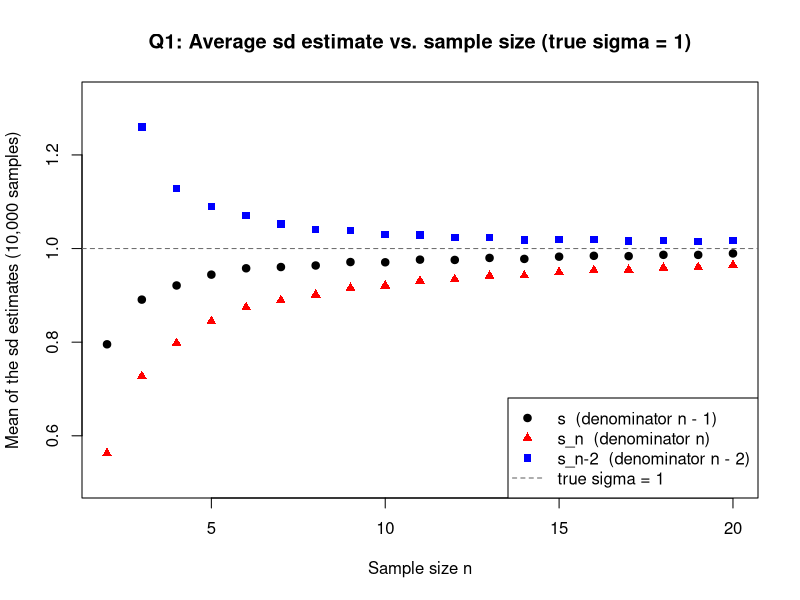
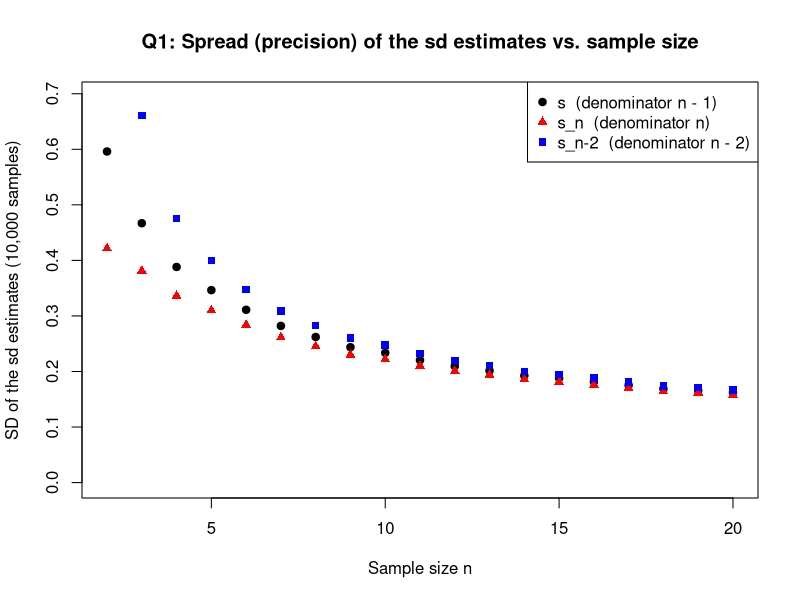

The R source for these figures, in order: (Note: this script raises an error after producing the figures.)
## ---- chunk 1
# Global chunk options: show all code and its output, do not hide warnings.
# (Warnings that DO appear are discussed where they occur — see Question 1,
#  where the n - 2 estimator is undefined for a sample of size 2.)
knitr::opts_chunk$set(echo = TRUE, warning = TRUE, fig.width = 7,
                      fig.height = 5)
## ---- chunk 2
# ---------------------------------------------------------------------------
# sd.with.n(x): standard-deviation estimator with denominator n.
#   This is sqrt(S_n^2) from Notes Part 1, Eq. (5) — the "biased" estimator:
#   the sample is treated as if it were the whole population.
#   Arguments: x = one numeric sample (a vector of length n).
#   Returns:   one number, the n-denominator estimate of sigma.
# ---------------------------------------------------------------------------
sd.with.n <- function(x) {
  n <- length(x)                       # sample size of THIS sample
  sqrt(sum((x - mean(x))^2) / n)       # sum of squared deviations / n, rooted
}

# ---------------------------------------------------------------------------
# sd.with.n2(x): standard-deviation estimator with denominator n - 2.
#   Same numerator, denominator two smaller than the classical n - 1.
#   EDGE CASE (n = 2): the denominator is 0, so this estimator is UNDEFINED
#   for the smallest sample size in the study. Rather than letting R return
#   Inf (which would poison every mean, spread and plot axis downstream),
#   the function returns NA for n < 3, and every summary below is computed
#   with na.rm = TRUE. The n = 2 row of the results table is therefore
#   blank for this estimator, and its plotted curve starts at n = 3.
#   This is itself part of the answer: an estimator that does not even
#   exist at n = 2 is already at a disadvantage.
# ---------------------------------------------------------------------------
sd.with.n2 <- function(x) {
  n <- length(x)                       # sample size of THIS sample
  if (n < 3) return(NA_real_)          # denominator n - 2 would be <= 0
  sqrt(sum((x - mean(x))^2) / (n - 2)) # sum of squared deviations / (n-2)
}
## ---- chunk 3
#### Set up looping numbers ####
##################################
max.sample.size <- 20
n.sim <- 10000  # number of re-samplings we are going to run for each sample size

#### Set up matrices to save data. ####
# Rows    = one row per re-sampling (n.sim rows).
# Columns = one column per sample size; column j holds the results for
#           samples of size j, so columns 2..20 are used and column 1
#           simply stays NA (there is no sample of size 1 in this study).
sd.ori <- matrix(NA_real_, nrow = n.sim, ncol = max.sample.size) # classical sd, n-1
sd.n   <- matrix(NA_real_, nrow = n.sim, ncol = max.sample.size) # alternative, n
sd.n.2 <- matrix(NA_real_, nrow = n.sim, ncol = max.sample.size) # alternative, n-2

set.seed(111)  # reproducible "random" numbers (Notes Part 1, Section 6)

#### Perform computations in a loop ####
########################################
for (sample.size in 2:max.sample.size) {      # outer loop: sample size n
  for (i.sim in 1:n.sim) {                    # inner loop: re-sampling number
    # Draw ONE new random sample of size sample.size from the normal
    # distribution with mean 0 and sd 1 — the known truth is sigma = 1.
    x <- rnorm(sample.size, mean = 0, sd = 1)

    # (a) The "classical" sd of this sample (denominator n - 1, built-in sd()).
    x.sd <- sd(x)
    sd.ori[i.sim, sample.size] <- x.sd        # save it where it belongs in sd.ori

    # (b) The first modified estimator (denominator n), SAME sample x.
    sd.n[i.sim, sample.size] <- sd.with.n(x)  # save it where it belongs in sd.n

    # (c) The second modified estimator (denominator n - 2), SAME sample x.
    #     Returns NA when sample.size == 2 (see the function's edge case).
    sd.n.2[i.sim, sample.size] <- sd.with.n2(x)
  }
}
## ---- chunk 4
# The sample sizes actually studied, used as row labels / plot x-values.
sizes <- 2:max.sample.size

# MEAN of each estimator across the 10,000 re-samplings, per sample size.
# If an estimator is "aimed at" sigma = 1, its mean should sit at 1.
mean.ori <- apply(sd.ori[, sizes], 2, mean)                  # classical, n-1
mean.n   <- apply(sd.n[,   sizes], 2, mean)                  # alternative, n
mean.n2  <- apply(sd.n.2[, sizes], 2, mean, na.rm = TRUE)    # alternative, n-2
mean.n2[is.nan(mean.n2)] <- NA_real_  # n = 2 column is entirely NA (estimator
                                      # undefined there); display NA, not NaN

# SPREAD (standard deviation) of each estimator across the re-samplings.
# This measures precision: how much the estimate wobbles from sample to
# sample of the same size. Smaller spread = more trustworthy single estimate.
spread.ori <- apply(sd.ori[, sizes], 2, sd)                  # classical, n-1
spread.n   <- apply(sd.n[,   sizes], 2, sd)                  # alternative, n
spread.n2  <- apply(sd.n.2[, sizes], 2, sd, na.rm = TRUE)    # alternative, n-2

# Put the summaries in one table so the numbers behind the plots are visible.
q1.table <- data.frame(
  n            = sizes,
  mean_s       = round(mean.ori, 3),   # mean of classical estimator
  mean_s_n     = round(mean.n,   3),   # mean of n-denominator estimator
  mean_s_n2    = round(mean.n2,  3),   # mean of (n-2)-denominator estimator
  spread_s     = round(spread.ori, 3), # spread of classical estimator
  spread_s_n   = round(spread.n,   3), # spread of n-denominator estimator
  spread_s_n2  = round(spread.n2,  3)  # spread of (n-2)-denominator estimator
)
q1.table
## ---- chunk 5
# ---- Panel 1: MEAN of each estimator vs. sample size ----------------------
# Blank plot sized to fit all three series (ylim is set from ALL three
# means: the n-2 series rises above 1 at small n and would be clipped by
# an axis sized on the classical series alone). The dashed line marks
# the truth, sigma = 1, that every estimator is trying to recover.
plot(sizes, mean.ori, type = "n",
     ylim = c(0.5, max(mean.n2, na.rm = TRUE) * 1.05),
     xlab = "Sample size n", ylab = "Mean of the sd estimates (10,000 samples)",
     main = "Q1: Average sd estimate vs. sample size (true sigma = 1)")
abline(h = 1, lty = 2, col = "grey40")            # the true value, sigma = 1
points(sizes, mean.ori, pch = 19, col = "black")  # classical s (n - 1)
points(sizes, mean.n,   pch = 17, col = "red")    # s with denominator n
points(sizes, mean.n2,  pch = 15, col = "blue")   # s with denominator n - 2
legend("bottomright",
       legend = c("s  (denominator n - 1)", "s_n  (denominator n)",
                  "s_n-2  (denominator n - 2)", "true sigma = 1"),
       pch = c(19, 17, 15, NA), lty = c(NA, NA, NA, 2),
       col = c("black", "red", "blue", "grey40"))
## ---- chunk 6
# ---- Panel 2: SPREAD of each estimator vs. sample size --------------------
# Same construction: blank plot first (ylim again sized on all three
# series, since the n-2 estimator wobbles most), then one points()
# series per estimator. There is no single "true" spread to mark — the
# question here is how fast each estimator's wobble shrinks as n grows,
# and which wobbles most.
plot(sizes, spread.ori, type = "n",
     ylim = c(0, max(spread.n2, na.rm = TRUE) * 1.05),
     xlab = "Sample size n", ylab = "SD of the sd estimates (10,000 samples)",
     main = "Q1: Spread (precision) of the sd estimates vs. sample size")
points(sizes, spread.ori, pch = 19, col = "black")  # classical s (n - 1)
points(sizes, spread.n,   pch = 17, col = "red")    # s with denominator n
points(sizes, spread.n2,  pch = 15, col = "blue")   # s with denominator n - 2
legend("topright",
       legend = c("s  (denominator n - 1)", "s_n  (denominator n)",
                  "s_n-2  (denominator n - 2)"),
       pch = c(19, 17, 15), col = c("black", "red", "blue"))
## ---- chunk 7
set.seed(222)  # reproducible draws (Notes Part 1, Section 6)

# The one common underlying distribution: mean 2, variance 3.
mu.true    <- 2
sigma.true <- sqrt(3)   # variance = 3  =>  sd = sqrt(3)

# First sample sizes, as suggested in the prompt.
n1 <- 5
n2 <- 7

# Draw the two samples from the SAME distribution (null is true).
x1 <- rnorm(n1, mean = mu.true, sd = sigma.true)  # sample 1, size n1
x2 <- rnorm(n2, mean = mu.true, sd = sigma.true)  # sample 2, size n2
x1
x2

# Difference between the samples' means — the test statistic.
mean.diff.single <- mean(x1) - mean(x2)
mean.diff.single

# p-value of a (two-sided, default) t-test run on the same two samples.
# t.test() returns a list; $p.value is the element we need — the same
# access pattern as t.test(...)$p.value in Notes Part 2, Section 2 and
# in Week2 Script.R, Part 2, Code Chunks 4-5.
t.test(x1, x2)$p.value
## ---- chunk 8
# ---------------------------------------------------------------------------
# resample.study(n1, n2, n.sim, mu, sigma, seed)
#   Runs one complete Question-2 study at sample sizes n1 and n2.
#   Returns a list with the simulated differences of means (diff),
#   the t-test p-value for each resampling (t.p), the brute-force
#   p-value for each resampling (brute.p), and the sizes used.
# ---------------------------------------------------------------------------
resample.study <- function(n1, n2, n.sim = 10000,
                           mu = 2, sigma = sqrt(3), seed = 1) {
  set.seed(seed)  # each study is reproducible on its own

  ## Step 1: the resampling matrix — n.sim rows x (n1 + n2) columns.
  ## Every entry is an independent draw from the SAME normal
  ## distribution, so in every row both "samples" obey the null.
  sim.mat <- matrix(rnorm(n.sim * (n1 + n2), mean = mu, sd = sigma),
                    nrow = n.sim, ncol = n1 + n2) }

#   ## Step 2: difference between the means of sample 1 and sample 2
#   ## within one row x of the matrix (indexing as in the prompt outline).
#   mean.diff <- function(x) mean(x[1:n1]) - mean(x[(n1 + 1):(n1 + n2)])
# 
#   ## Step 3a: the difference in means for all rows of the matrix.
#   diff.sim <- apply(sim.mat, 1, mean.diff)
# 
#   ## Step 3b: the t-test p-value for all rows of the matrix.
#   ## A small local function runs the two-sided t-test on one row and
#   ## keeps only its p-value; apply() runs it on every row.
#   t.p.row <- function(x) t.test(x[1:n1], x[(n1 + 1):(n1 + n2)])$p.value
#   t.p.sim <- apply(sim.mat, 1, t.p.row)
# 
#   ## Step 4: the brute-force p-value of each difference, from its rank.
#   ## rank(-abs(diff)) is small exactly when |diff| is large (extreme);
#   ## dividing by the number of resamplings turns the rank into the
#   ## fraction of resamplings at least as extreme — a p-value obtained
#   ## without any t-distribution mathematics at all.
#   brute.p.sim <- rank(-abs(diff.sim)) / n.sim
# 
#   ## Hand everything back in one list.
#   list(n1 = n1, n2 = n2, diff = diff.sim,
#        t.p = t.p.sim, brute.p = brute.p.sim)
# }

# Run 1: the original small sample sizes, n1 = 5 and n2 = 7.
study.small <- resample.study(n1 = 5, n2 = 7, seed = 202)

# A few summary numbers for the small-sample study, used in the text:
# the centre and spread of the simulated differences, the fraction of
# t-tests that (incorrectly-looking) come out "significant" at 0.05,
# and two agreement measures between the two kinds of p-value.
summary.small <- c(
  mean.diff      = mean(study.small$diff),                 # should be ~ 0
  sd.diff        = sd(study.small$diff),                   # spread of diffs
  frac.t.sig     = mean(study.small$t.p < 0.05),           # should be ~ 0.05
  frac.brute.sig = mean(study.small$brute.p < 0.05),       # should be ~ 0.05
  cor.p          = cor(study.small$t.p, study.small$brute.p),
  mean.abs.diff.p = mean(abs(study.small$t.p - study.small$brute.p))
)
round(summary.small, 4)
## ---- chunk 9
# ---------------------------------------------------------------------------
# plot.study(study, label): draws panels (a)-(f) of the question for one
#   resample.study() result. study = the list returned by resample.study();
#   label = text identifying the sample sizes, used in the figure title.
# ---------------------------------------------------------------------------
plot.study <- function(study, label) {
  old.par <- par(mfrow = c(2, 3))  # 6 panels in one figure; restore after
  on.exit(par(old.par))

  # (a) Distribution of the differences observed in all the resamplings.
  hist(study$diff, breaks = 40,
       xlab = "Difference between the sample means",
       main = "(a) Differences of means")
  abline(v = 0, lty = 2, col = "red")  # differences centre on the null value 0

  # (b) Distribution of the t-test p-values from each resampling.
  hist(study$t.p, breaks = 20, xlim = c(0, 1),
       xlab = "t-test p-value", main = "(b) t-test p-values")

  # (c) Distribution of the brute-force p-values from each resampling.
  hist(study$brute.p, breaks = 20, xlim = c(0, 1),
       xlab = "Brute-force p-value", main = "(c) Brute-force p-values")

  # (d) t-test p-value versus the difference between the means:
  #     one point per resampling experiment.
  plot(study$diff, study$t.p, pch = ".",
       xlab = "Difference between the sample means", ylab = "t-test p-value",
       main = "(d) t-test p vs. difference")

  # (e) Brute-force p-value versus the difference between the means:
  #     x-axis = difference, y-axis = p-value, one point per experiment.
  plot(study$diff, study$brute.p, pch = ".",
       xlab = "Difference between the sample means",
       ylab = "Brute-force p-value",
       main = "(e) Brute-force p vs. difference")

  # (f) t-test p-values vs. brute-force p-values.
  #     The dashed line is y = x: perfect agreement between the methods.
  plot(study$brute.p, study$t.p, pch = ".",
       xlab = "Brute-force p-value", ylab = "t-test p-value",
       main = "(f) t-test p vs. brute-force p")
  abline(a = 0, b = 1, lty = 2, col = "red")
}
## ---- chunk 10
plot.study(study.small, "n1 = 5, n2 = 7")
## ---- chunk 11
# Run 2: sample sizes multiplied by 4 (5 -> 20 and 7 -> 28).
study.large <- resample.study(n1 = 20, n2 = 28, seed = 203)

summary.large <- c(
  mean.diff      = mean(study.large$diff),
  sd.diff        = sd(study.large$diff),
  frac.t.sig     = mean(study.large$t.p < 0.05),
  frac.brute.sig = mean(study.large$brute.p < 0.05),
  cor.p          = cor(study.large$t.p, study.large$brute.p),
  mean.abs.diff.p = mean(abs(study.large$t.p - study.large$brute.p))
)
round(summary.large, 4)

plot.study(study.large, "n1 = 20, n2 = 28")
## ---- chunk 12
# ---------------------------------------------------------------------------
# draw.mixture(n): draws n values from Process B, the "union" (mixture)
#   of N(-10, 1) and N(+10, 1). EACH observation independently belongs
#   to one component or the other with equal chance: sample() picks a
#   centre, -10 or +10, separately for every draw (the same sample()
#   used for resampling in Notes Part 2, Section 2), and rnorm() then
#   draws around the chosen centres. Because the components are mirror
#   images around 0, the mixture's true mean is 0 while its true sd is
#   about sqrt(10^2 + 1) = 10.05.
#   Why per-draw choice matters: fixing exactly half the draws in each
#   component would force every sample's mean to almost the same value
#   and rig the experiment in 3(b) — the random fluctuation of the
#   mixture sample's mean (sometimes more +10s than -10s, sometimes
#   fewer) is precisely what the repeated t-tests below are studying.
# ---------------------------------------------------------------------------
draw.mixture <- function(n) {
  centres <- sample(c(-10, 10), size = n, replace = TRUE) # one coin flip per draw
  rnorm(n, mean = centres, sd = 1)  # draw around each chosen centre
}
## ---- chunk 13
set.seed(333)  # reproducible draws (Notes Part 1, Section 6)

# One large sample from each process, to display the distributions.
big.normal  <- rnorm(1000, mean = 0, sd = 1)  # Process A: standard normal
big.mixture <- draw.mixture(1000)             # Process B: two-spike mixture

# Side-by-side histograms. NOTE the x-axes: they are deliberately left
# at each sample's own range so both shapes are visible; Process B's
# axis runs roughly -14 to +14, Process A's only -4 to +4.
old.par <- par(mfrow = c(1, 2))
hist(big.normal, breaks = 30,
     xlab = "Value", main = "Process A: N(0, 1)")
hist(big.mixture, breaks = 30,
     xlab = "Value", main = "Process B: union of N(-10, 1) and N(+10, 1)")
par(old.par)

# The numerical summaries tell the same story as the pictures:
# means (nearly) identical, standard deviations ten-fold apart.
c(mean.A = mean(big.normal),  sd.A = sd(big.normal),
  mean.B = mean(big.mixture), sd.B = sd(big.mixture))
## ---- chunk 14
set.seed(334)

# One pair of samples of the size used in the repeated trials below.
n3 <- 25
sample.A <- rnorm(n3, mean = 0, sd = 1)  # 25 draws from Process A
sample.B <- draw.mixture(n3)             # 25 draws from Process B

# t-test of the two samples (two-sided, default settings, as throughout).
t.test(sample.A, sample.B)$p.value
## ---- chunk 15
set.seed(335)

n.trials <- 1000   # number of repeated experiments
p.q3 <- numeric(n.trials)  # empty vector to hold one p-value per trial

# Each trial: draw a FRESH sample from each process (same sizes as the
# illustrative pair above) and record the t-test p-value.
for (i in 1:n.trials) {
  a <- rnorm(n3, mean = 0, sd = 1)  # fresh sample from Process A
  b <- draw.mixture(n3)             # fresh sample from Process B
  p.q3[i] <- t.test(a, b)$p.value   # keep only the p-value
}

# Histogram of the 1,000 p-values, with the conventional 0.05 cutoff marked.
hist(p.q3, breaks = 20, xlim = c(0, 1),
     xlab = "t-test p-value", main = "Q3: t-test p-values, A vs. B (1,000 trials)")
abline(v = 0.05, lty = 2, col = "red")

# Fraction of trials that DO come out "significant" at 0.05.
mean(p.q3 < 0.05)
## ---- chunk 16
# Fixed quantities for the whole question.
n.patients <- 15   # n: patients screened, all truly positive
p.sens     <- 0.8  # p: sensitivity = P(one truly positive patient tests +)
## ---- chunk 17
# Step 1: the binomial coefficient, by the choose() function of the notes
# and, to show the work, by the factorial definition directly.
choose(15, 10)                                  # = 3003
factorial(15) / (factorial(10) * factorial(5))  # same number, by hand

# Steps 2-3: one pattern's probability, times the number of patterns.
choose(15, 10) * 0.8^10 * 0.2^5                 # = 0.1032 (see 4b)
## ---- chunk 18
dbinom(10, size = n.patients, prob = p.sens)  # P(X = 10), from dbinom()
# Compare with the hand result from 4(a): the two agree.
choose(15, 10) * 0.8^10 * 0.2^5 - dbinom(10, size = n.patients, prob = p.sens)
## ---- chunk 19
# Way 1: the CDF (pbinom) and the complement rule.
p.atleast.pbinom <- 1 - pbinom(9, size = n.patients, prob = p.sens)
p.atleast.pbinom

# Way 2: sum the individual dbinom() probabilities for 10 through 15.
p.atleast.sum <- sum(dbinom(10:15, size = n.patients, prob = p.sens))
p.atleast.sum

# The two approaches agree (difference is zero up to rounding).
p.atleast.pbinom - p.atleast.sum
## ---- chunk 20
set.seed(444)  # reproducible draws (Notes Part 1, Section 6)

# 10,000 simulated screens of 15 patients each.
sim.q4 <- rbinom(10000, size = n.patients, prob = p.sens)

# Simulated P(X >= 10): the proportion of screens with >= 10 positives.
mean(sim.q4 >= 10)

# For completeness, the simulated P(X = 10) as well, against part (a)/(b).
mean(sim.q4 == 10)

# Side by side with the analytic answers:
c(simulated.at.least.10 = mean(sim.q4 >= 10), analytic.from.4c = p.atleast.pbinom,
  simulated.exactly.10  = mean(sim.q4 == 10),  analytic.from.4b = dbinom(10, n.patients, p.sens))
## ---- chunk 21
# The 95% quantile of the distribution: P(X <= 14) is the first
# cumulative probability to reach 0.95.
q.95 <- qbinom(0.95, size = n.patients, prob = p.sens)
q.95
pbinom(q.95, size = n.patients, prob = p.sens)      # >= 0.95
pbinom(q.95 - 1, size = n.patients, prob = p.sens)  # <  0.95

# Therefore the smallest k whose UPPER tail is at most 0.05 is:
k.star <- q.95 + 1
k.star

# Direct verification over all candidate thresholds k = 0..16:
# P(X >= k) = 1 - P(X <= k - 1), computed for each k with sapply().
tail.probs <- sapply(0:16, function(k) 1 - pbinom(k - 1, size = n.patients,
                                                  prob = p.sens))
data.frame(k = 0:16, P.X.at.least.k = round(tail.probs, 4))
min((0:16)[tail.probs <= 0.05])  # confirms k.star is the smallest such k
1 - pbinom(k.star - 1, size = n.patients, prob = p.sens)      # P(X >= 15)
1 - pbinom(k.star - 2, size = n.patients, prob = p.sens)      # P(X >= 14)
